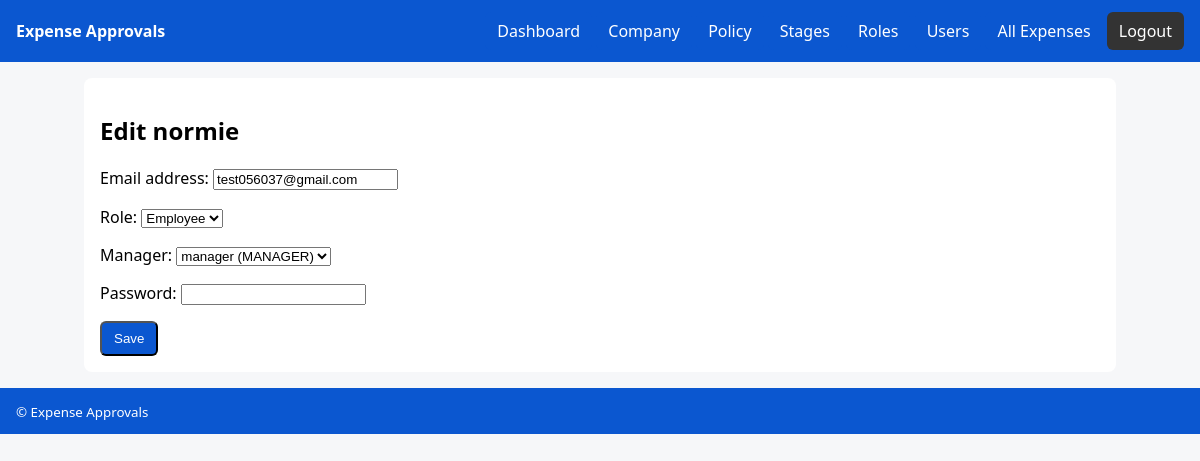
Screenshot of /expenses/users/2/edit/ (signed in) with the database file from the repository.
### expenses/models.py (models this page shows, shortened)
class User(AbstractUser):
    class Role(models.TextChoices):
        ADMIN = "ADMIN", "Admin"
        MANAGER = "MANAGER", "Manager"
        EMPLOYEE = "EMPLOYEE", "Employee"
    company = models.ForeignKey(Company, null=True, blank=True, on_delete=models.SET_NULL, related_name="users")
    role = models.CharField(max_length=16, choices=Role.choices, default=Role.EMPLOYEE)
    manager = models.ForeignKey("self", null=True, blank=True, on_delete=models.SET_NULL, related_name="team_members")
    def is_admin(self):
        return self.role == self.Role.ADMIN
    def __str__(self):
        return f"{self.username} ({self.role})"

### expenses/views.py (the view)
# urls.py: path("users/<int:user_id>/edit/", views.user_edit, name="user_edit"),
@login_required
@user_passes_test(is_admin)
def user_edit(request: HttpRequest, user_id: int):
    company = request.user.company
    user = get_object_or_404(User, id=user_id, company=company)
    if request.method == "POST":
        form = UpdateUserForm(company, request.POST, instance=user)
        if form.is_valid():
            u = form.save(commit=False)
            pwd = form.cleaned_data.get("password")
            if pwd:
                u.set_password(pwd)
            u.save()
            messages.success(request, f"User {u.username} updated.")
            return redirect("users_list")
    else:
        form = UpdateUserForm(company, instance=user)
    return render(request, "expenses/user_form.html", {"form": form, "title": f"Edit {user.username}"})

### expenses/forms.py
class UpdateUserForm(forms.ModelForm):
    password = forms.CharField(widget=forms.PasswordInput, required=False)
    class Meta:
        model = User
        fields = ["email", "role", "manager", "password"]
    def __init__(self, company, *args, **kwargs):
        super().__init__(*args, **kwargs)
        self.fields["manager"].queryset = User.objects.filter(company=company, role=User.Role.MANAGER)

### expenses/views.py (called while the page is built)
def is_admin(user: User): return user.is_authenticated and user.is_admin()

### templates/expenses/user_form.html (shortened to what this page needs)
{% extends "expenses/base.html" %}
{% block content %}
<h2>{{ title }}</h2>
<form method="post">
  {{ form.as_p }}
  <button class="btn" type="submit">Save</button>
</form>
{% endblock %}

### templates/expenses/base.html (style rules this page uses)
body { font-family: system-ui, sans-serif; margin: 0; padding: 0; background: #f6f7f9; }
.btn { display: inline-block; padding: 8px 12px; background: #0b57d0; color: #fff; border-radius: 6px; }

### rows the page displays
User: email "test056037@gmail.com"
User: role "Employee"
User: manager "manager (MANAGER)"

### other values shown
{{ title }} "Edit normie"
